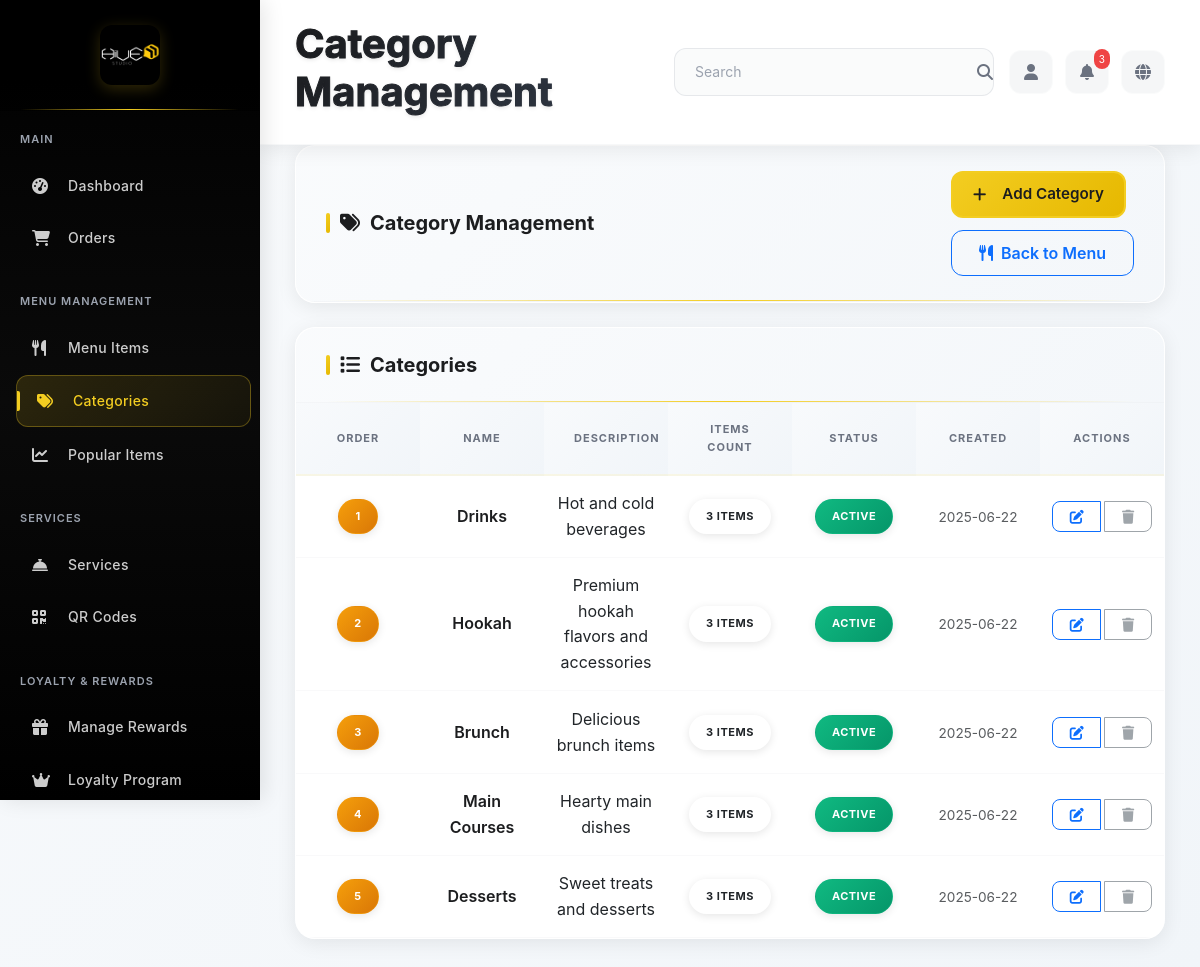
The page /admin/menu/categories (signed in) on the database as committed earlier.
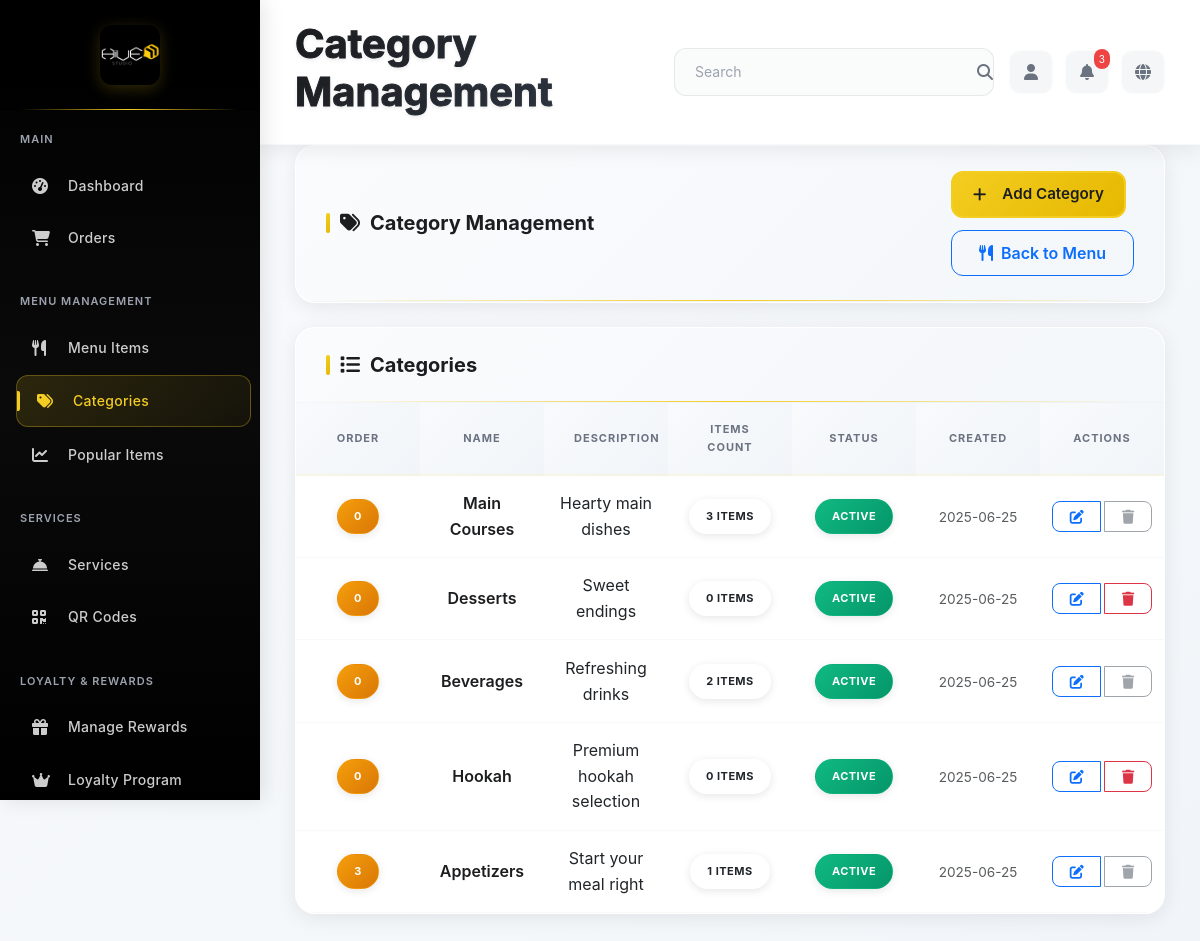
The same page on the database as committed later.
### app/models.py (models this page shows, shortened)
class Category(db.Model):
    __tablename__ = 'categories'
    category_id = db.Column(db.Integer, primary_key=True)
    name = db.Column(db.String(100), nullable=False)
    description = db.Column(db.Text, nullable=True)
    display_order = db.Column(db.Integer, nullable=False, default=0)
    is_active = db.Column(db.Boolean, default=True)
    created_at = db.Column(db.DateTime, default=datetime.utcnow)
    menu_items = db.relationship('MenuItem', backref='category', lazy='dynamic')

### app/modules/admin/routes.py (the view)
@bp.route('/menu/categories')
@login_required
def category_management():
    if not current_user.is_admin():
        return redirect(url_for('main.index'))
    categories = Category.query.order_by(Category.display_order).all()
    return render_template('category_management.html', categories=categories)

### app/extensions.py (called while the page is built)
def init_extensions(app):
    db.init_app(app)
    login_manager.init_app(app)
    migrate.init_app(app, db)
    socketio.init_app(app, cors_allowed_origins="*")
    csrf.init_app(app)
    login_manager.login_view = 'auth.login'
    login_manager.login_message = 'Please log in to access this page.'
    login_manager.login_message_category = 'info'
    @login_manager.user_loader
    def load_user(user_id):
        from app.models import User
        return User.query.get(int(user_id))

### app/models.py (called while the page is built)
    def is_admin(self):
        return self.role == 'admin'

### app/modules/admin/templates/category_management.html (shortened to what the changed rows need)
{% extends "base.html" %}
{% block page_title %}Category Management{% endblock %}
{% block content %}
<div class="admin-card mb-4">
    <div class="card-header">
        <div class="d-flex justify-content-between align-items-center">
            <h2 class="card-title">
                <i class="fas fa-tags"></i>
                Category Management
            </h2>
        </div>
    </div>
</div>
<div class="admin-card">
    <div class="card-body p-0">
        <div class="table-responsive text-center">
            <table class="admin-table">
                <thead>
                    <tr>
                        <th>Order</th>
                        <th>Name</th>
                        <th>Description</th>
                        <th>Items Count</th>
                        <th>Status</th>
                        <th>Created</th>
                        <th>Actions</th>
                    </tr>
                </thead>
                            <tbody>
                                {% for category in categories %}
                                <tr>
                                    <td>
                                        <span class="status-badge status-processing">{{ category.display_order }}</span>
                                    </td>
                                    <td>
                                        <strong>{{ category.name }}</strong>
                                    </td>
                                    <td>
                                        {% if category.description %}
                                        {{ category.description[:100] }}{% if category.description|length > 100 %}...{% endif %}
                                        {% else %}
                                        <em class="text-muted">No description</em>
                                        {% endif %}
                                    </td>
                                    <td>
                                        <span class="status-badge status-pending">{{ category.menu_items.count() }} items</span>
                                    </td>
                                    <td>
                                        {% if category.is_active %}
                                        <span class="status-badge status-completed">Active</span>
                                        {% else %}
                                        <span class="status-badge status-rejected">Inactive</span>
                                        {% endif %}
                                    </td>
                                    <td>
                                        <small class="text-muted">{{ category.created_at.strftime('%Y-%m-%d') }}</small>
                                    </td>
                                    <td>
                                        <div class="btn-group" role="group">
                                            <a href="{{ url_for('admin.edit_category', category_id=category.category_id) }}"
                                               class="btn btn-sm btn-outline-primary">
                                                <i class="fas fa-edit"></i>
                                            </a>
                                            {% if category.menu_items.count() == 0 %}
                                            <button type="button" class="btn btn-sm btn-outline-danger delete-category-btn"
                                                    data-category-id="{{ category.category_id }}"
                                                    data-category-name="{{ category.name }}">
                                                <i class="fas fa-trash"></i>
                                            </button>
                                            {% else %}
                                            <button type="button" class="btn btn-sm btn-outline-secondary"
                                                    disabled title="Cannot delete category with menu items">
                                                <i class="fas fa-trash"></i>
                                            </button>
                                            {% endif %}
                                        </div>
                                    </td>
                                </tr>
                                {% endfor %}
                            </tbody>
                        </table>
                    </div>
                </div>
            </div>
        </div>
    </div>
{% endblock %}

Rows that differ between the two databases and show on the page:
removed Category: display_order "1", name "Drinks", description "Hot and cold beverages", menu_items.count "3", is_active "ACTIVE", created_at "2025-06-22"
removed Category: display_order "2", name "Hookah", description "Premium hookah flavors and accessories", menu_items.count "3", is_active "ACTIVE", created_at "2025-06-22"
removed Category: display_order "3", name "Brunch", description "Delicious brunch items", menu_items.count "3", is_active "ACTIVE", created_at "2025-06-22"
removed Category: display_order "4", name "Main Courses", description "Hearty main dishes", menu_items.count "3", is_active "ACTIVE", created_at "2025-06-22"
removed Category: display_order "5", name "Desserts", description "Sweet treats and desserts", menu_items.count "3", is_active "ACTIVE", created_at "2025-06-22"
added Category: display_order "0", name "Main Courses", description "Hearty main dishes", menu_items.count "3", is_active "ACTIVE", created_at "2025-06-25"
added Category: display_order "0", name "Desserts", description "Sweet endings", menu_items.count "0", is_active "ACTIVE", created_at "2025-06-25"
added Category: display_order "0", name "Beverages", description "Refreshing drinks", menu_items.count "2", is_active "ACTIVE", created_at "2025-06-25"
added Category: display_order "0", name "Hookah", description "Premium hookah selection", menu_items.count "0", is_active "ACTIVE", created_at "2025-06-25"
added Category: display_order "3", name "Appetizers", description "Start your meal right", menu_items.count "1", is_active "ACTIVE", created_at "2025-06-25"
